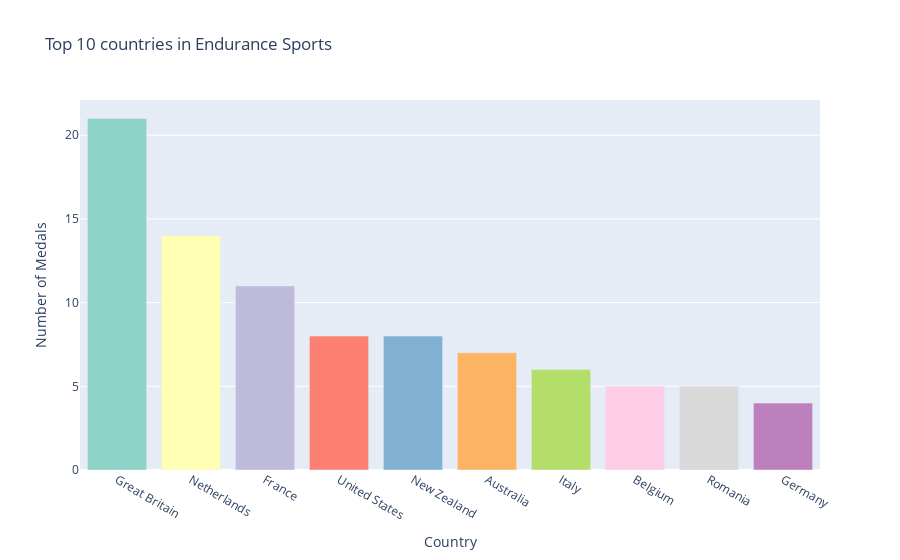

Here is the notebook cell this chart was saved with:
### Markdown cell above
# Endurance Sports

Shifting our focus from explosive power, we now turn our attention to endurance sports. These disciplines demand sustained physical effort over extended periods. Cycling, rowing, and triathlon epitomize the mental and physical fortitude required for success in this category. Let's explore which countries have demonstrated exceptional endurance capabilities on the Olympic stage.

### Code cell
plot_top_10_medals(endurance_sports, 'Top 10 countries in Endurance Sports')
plot_medals_on_map(endurance_sports, 'Endurance Sports Medals by Country')

### Figure 1 — Plotly figure (JSON) as saved in the notebook; plotly's stock layout.template omitted (floating-point values rounded to 4 significant figures)
{"data": [{"marker": {"color": ["rgb(141,211,199)", "rgb(255,255,179)", "rgb(190,186,218)", "rgb(251,128,114)", "rgb(128,177,211)", "rgb(253,180,98)", "rgb(179,222,105)", "rgb(252,205,229)", "rgb(217,217,217)", "rgb(188,128,189)"]}, "type": "bar", "x": ["GBR", "NED", "FRA", "USA", "NZL", "AUS", "ITA", "BEL", "ROU", "GER"], "y": [21, 14, 11, 8, 8, 7, 6, 5, 5, 4]}], "layout": {"title": {"text": "Top 10 countries in Endurance Sports"}, "xaxis": {"tickmode": "array", "ticktext": ["Great Britain", "Netherlands", "France", "United States", "New Zealand", "Australia", "Italy", "Belgium", "Romania", "Germany"], "tickvals": ["GBR", "NED", "FRA", "USA", "NZL", "AUS", "ITA", "BEL", "ROU", "GER"], "title": {"text": "Country"}}, "yaxis": {"title": {"text": "Number of Medals"}}}}
